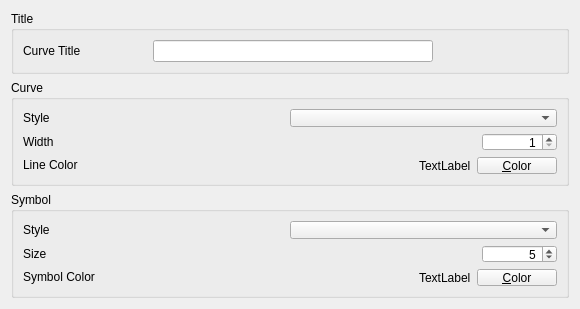
<?xml version="1.0" encoding="UTF-8"?>
<ui version="4.0">
 <class>Sys_CurveSettings_Wid</class>
 <widget class="QWidget" name="Sys_CurveSettings_Wid">
  <property name="geometry">
   <rect>
    <x>0</x>
    <y>0</y>
    <width>580</width>
    <height>309</height>
   </rect>
  </property>
  <property name="sizePolicy">
   <sizepolicy hsizetype="Preferred" vsizetype="Preferred">
    <horstretch>0</horstretch>
    <verstretch>0</verstretch>
   </sizepolicy>
  </property>
  <property name="minimumSize">
   <size>
    <width>580</width>
    <height>300</height>
   </size>
  </property>
  <property name="windowTitle">
   <string>Curve Settings</string>
  </property>
  <layout class="QGridLayout" name="gridLayout">
   <item row="0" column="0">
    <widget class="QGroupBox" name="curveTitleGroupBox">
     <property name="sizePolicy">
      <sizepolicy hsizetype="MinimumExpanding" vsizetype="Preferred">
       <horstretch>0</horstretch>
       <verstretch>0</verstretch>
      </sizepolicy>
     </property>
     <property name="title">
      <string>Title</string>
     </property>
     <layout class="QGridLayout" name="gridLayout_2">
      <item row="0" column="0">
       <layout class="QHBoxLayout" name="horizontalLayout">
        <item>
         <widget class="QLabel" name="curveTitleLabel">
          <property name="sizePolicy">
           <sizepolicy hsizetype="MinimumExpanding" vsizetype="Preferred">
            <horstretch>0</horstretch>
            <verstretch>0</verstretch>
           </sizepolicy>
          </property>
          <property name="minimumSize">
           <size>
            <width>80</width>
            <height>0</height>
           </size>
          </property>
          <property name="text">
           <string>Curve Title</string>
          </property>
         </widget>
        </item>
        <item>
         <widget class="QLineEdit" name="curveTitleLineEdit">
          <property name="sizePolicy">
           <sizepolicy hsizetype="MinimumExpanding" vsizetype="Fixed">
            <horstretch>0</horstretch>
            <verstretch>0</verstretch>
           </sizepolicy>
          </property>
          <property name="minimumSize">
           <size>
            <width>280</width>
            <height>0</height>
           </size>
          </property>
         </widget>
        </item>
        <item>
         <spacer name="horizontalSpacer_7">
          <property name="orientation">
           <enum>Qt::Horizontal</enum>
          </property>
          <property name="sizeHint" stdset="0">
           <size>
            <width>60</width>
            <height>20</height>
           </size>
          </property>
         </spacer>
        </item>
       </layout>
      </item>
     </layout>
    </widget>
   </item>
   <item row="1" column="0">
    <widget class="QGroupBox" name="curveOptionsGroupBox">
     <property name="title">
      <string>Curve</string>
     </property>
     <layout class="QGridLayout" name="gridLayout_4">
      <item row="0" column="0">
       <layout class="QHBoxLayout" name="horizontalLayout_8">
        <item>
         <layout class="QVBoxLayout" name="verticalLayout">
          <item>
           <widget class="QLabel" name="curveStyleLabel">
            <property name="text">
             <string>Style</string>
            </property>
           </widget>
          </item>
          <item>
           <widget class="QLabel" name="curveWidthLabel">
            <property name="text">
             <string>Width</string>
            </property>
           </widget>
          </item>
          <item>
           <widget class="QLabel" name="curveColorLabel">
            <property name="text">
             <string>Line Color</string>
            </property>
           </widget>
          </item>
         </layout>
        </item>
        <item>
         <layout class="QVBoxLayout" name="verticalLayout_2">
          <item>
           <layout class="QHBoxLayout" name="horizontalLayout_5">
            <item>
             <spacer name="horizontalSpacer_3">
              <property name="orientation">
               <enum>Qt::Horizontal</enum>
              </property>
              <property name="sizeHint" stdset="0">
               <size>
                <width>198</width>
                <height>20</height>
               </size>
              </property>
             </spacer>
            </item>
            <item>
             <widget class="QComboBox" name="curveStyleComboBox">
              <property name="sizePolicy">
               <sizepolicy hsizetype="Minimum" vsizetype="Fixed">
                <horstretch>0</horstretch>
                <verstretch>0</verstretch>
               </sizepolicy>
              </property>
              <property name="minimumSize">
               <size>
                <width>267</width>
                <height>0</height>
               </size>
              </property>
              <property name="currentIndex">
               <number>-1</number>
              </property>
              <property name="maxVisibleItems">
               <number>5</number>
              </property>
             </widget>
            </item>
           </layout>
          </item>
          <item>
           <layout class="QHBoxLayout" name="horizontalLayout_2">
            <item>
             <spacer name="horizontalSpacer">
              <property name="orientation">
               <enum>Qt::Horizontal</enum>
              </property>
              <property name="sizeHint" stdset="0">
               <size>
                <width>108</width>
                <height>20</height>
               </size>
              </property>
             </spacer>
            </item>
            <item>
             <widget class="QSpinBox" name="curveWidthSpinBox">
              <property name="sizePolicy">
               <sizepolicy hsizetype="Minimum" vsizetype="Fixed">
                <horstretch>0</horstretch>
                <verstretch>0</verstretch>
               </sizepolicy>
              </property>
              <property name="minimumSize">
               <size>
                <width>75</width>
                <height>0</height>
               </size>
              </property>
              <property name="alignment">
               <set>Qt::AlignRight|Qt::AlignTrailing|Qt::AlignVCenter</set>
              </property>
              <property name="minimum">
               <number>1</number>
              </property>
              <property name="maximum">
               <number>10</number>
              </property>
              <property name="value">
               <number>1</number>
              </property>
             </widget>
            </item>
           </layout>
          </item>
          <item>
           <layout class="QHBoxLayout" name="horizontalLayout_4">
            <item>
             <spacer name="horizontalSpacer_2">
              <property name="orientation">
               <enum>Qt::Horizontal</enum>
              </property>
              <property name="sizeHint" stdset="0">
               <size>
                <width>108</width>
                <height>20</height>
               </size>
              </property>
             </spacer>
            </item>
            <item>
             <widget class="QLabel" name="label_curve_col">
              <property name="text">
               <string>TextLabel</string>
              </property>
             </widget>
            </item>
            <item>
             <widget class="QPushButton" name="curveColorPushButton">
              <property name="text">
               <string>&amp;Color</string>
              </property>
             </widget>
            </item>
           </layout>
          </item>
         </layout>
        </item>
       </layout>
      </item>
     </layout>
    </widget>
   </item>
   <item row="2" column="0">
    <widget class="QGroupBox" name="symbolOptionsGroupBox">
     <property name="title">
      <string>Symbol</string>
     </property>
     <layout class="QGridLayout" name="gridLayout_3">
      <item row="0" column="0">
       <layout class="QVBoxLayout" name="verticalLayout_3">
        <item>
         <widget class="QLabel" name="symbolStyleLabel">
          <property name="text">
           <string>Style</string>
          </property>
         </widget>
        </item>
        <item>
         <widget class="QLabel" name="symbolSizeLabel">
          <property name="text">
           <string>Size</string>
          </property>
         </widget>
        </item>
        <item>
         <widget class="QLabel" name="symbolColorLabel">
          <property name="text">
           <string>Symbol Color</string>
          </property>
         </widget>
        </item>
       </layout>
      </item>
      <item row="0" column="1">
       <layout class="QVBoxLayout" name="verticalLayout_4">
        <item>
         <layout class="QHBoxLayout" name="horizontalLayout_3">
          <item>
           <spacer name="horizontalSpacer_6">
            <property name="orientation">
             <enum>Qt::Horizontal</enum>
            </property>
            <property name="sizeHint" stdset="0">
             <size>
              <width>148</width>
              <height>20</height>
             </size>
            </property>
           </spacer>
          </item>
          <item>
           <widget class="QComboBox" name="symbolStyleComboBox">
            <property name="sizePolicy">
             <sizepolicy hsizetype="Minimum" vsizetype="Fixed">
              <horstretch>0</horstretch>
              <verstretch>0</verstretch>
             </sizepolicy>
            </property>
            <property name="minimumSize">
             <size>
              <width>267</width>
              <height>0</height>
             </size>
            </property>
            <property name="maxVisibleItems">
             <number>16</number>
            </property>
           </widget>
          </item>
         </layout>
        </item>
        <item>
         <layout class="QHBoxLayout" name="horizontalLayout_6">
          <item>
           <spacer name="horizontalSpacer_5">
            <property name="orientation">
             <enum>Qt::Horizontal</enum>
            </property>
            <property name="sizeHint" stdset="0">
             <size>
              <width>238</width>
              <height>20</height>
             </size>
            </property>
           </spacer>
          </item>
          <item>
           <widget class="QSpinBox" name="symbolSizeSpinBox">
            <property name="minimumSize">
             <size>
              <width>75</width>
              <height>0</height>
             </size>
            </property>
            <property name="alignment">
             <set>Qt::AlignRight|Qt::AlignTrailing|Qt::AlignVCenter</set>
            </property>
            <property name="minimum">
             <number>1</number>
            </property>
            <property name="maximum">
             <number>10</number>
            </property>
            <property name="value">
             <number>5</number>
            </property>
           </widget>
          </item>
         </layout>
        </item>
        <item>
         <layout class="QHBoxLayout" name="horizontalLayout_7">
          <item>
           <spacer name="horizontalSpacer_4">
            <property name="orientation">
             <enum>Qt::Horizontal</enum>
            </property>
            <property name="sizeHint" stdset="0">
             <size>
              <width>238</width>
              <height>20</height>
             </size>
            </property>
           </spacer>
          </item>
          <item>
           <widget class="QLabel" name="label_sym_col">
            <property name="text">
             <string>TextLabel</string>
            </property>
           </widget>
          </item>
          <item>
           <widget class="QPushButton" name="symbolColorPushButton">
            <property name="text">
             <string>&amp;Color</string>
            </property>
           </widget>
          </item>
         </layout>
        </item>
       </layout>
      </item>
     </layout>
    </widget>
   </item>
  </layout>
 </widget>
 <resources/>
 <connections/>
</ui>
